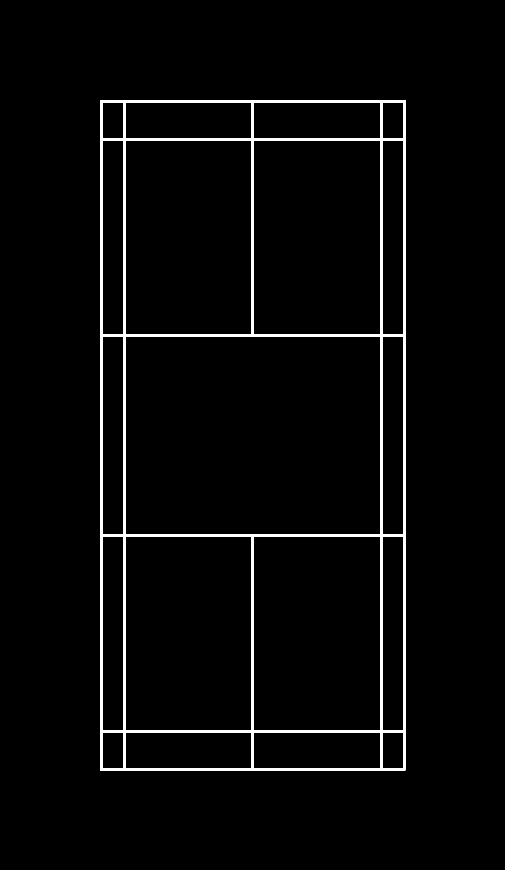
#> input picture Step1_Count_Detection/src/court_configurations/court_reference.png, 1010 x 1740 px (shown at 1/2 size)
$ python court_reference.py
#> lines starting #> are read from the running program, lines starting #| are printed output that depends on the picture; after the words box and inside, x2 and y2 are one past the last pixel; in counts of white or black regions, pixels touching at a corner belong together
import cv2
import numpy as np
import matplotlib.pyplot as plt


class CourtReference:
    """
    Court reference model
    """
    def __init__(self):
        """
        self.baseline_top = ((286, 561), (1379, 561))
        self.baseline_bottom = ((286, 2935), (1379, 2935))
        self.net = ((286, 1748), (1379, 1748))
        self.left_court_line = ((286, 561), (286, 2935))
        self.right_court_line = ((1379, 561), (1379, 2935))
        self.left_inner_line = ((423, 561), (423, 2935))
        self.right_inner_line = ((1242, 561), (1242, 2935))
        self.middle_line = ((832, 1110), (832, 2386))
        self.top_inner_line = ((423, 1110), (1242, 1110))
        self.bottom_inner_line = ((423, 2386), (1242, 2386))
        self.top_extra_part = (832.5, 580)
        self.bottom_extra_part = (832.5, 2910)
        """
        self.baseline_top = ((202, 202), (808, 202))
        self.baseline_bottom = ((202, 1538), (808, 1538))
        self.net = ((202, 870), (808, 870))
        self.left_court_line = ((202, 202), (202, 1538))
        self.right_court_line = ((808, 202), (808, 1538))
        self.left_inner_line = ((248, 202), (248, 1538))
        self.right_inner_line = ((762, 202), (762, 1538))
        self.middle_line = ((505, 202), (505, 1538))
        self.middle_line_top = ((505, 202), (505, 670))
        self.middle_line_bottom = ((505, 1070), (505, 1538))
        self.top_inner_line = ((202, 278), (808, 278))
        self.top_second_inner_line = ((202, 670), (808, 670))
        self.bottom_inner_line = ((202, 1462), (808, 1462))
        self.bottom_second_inner_line = ((202, 1070), (808, 1070))
        self.top_extra_part = (505, 202)
        self.bottom_extra_part = (505, 1538)

        self.court_conf = {1: [*self.baseline_top, *self.baseline_bottom],
                           2: [*self.baseline_top, *self.top_inner_line],
                           3: [*self.baseline_top, *self.top_second_inner_line],
                           4: [*self.baseline_top, *self.bottom_second_inner_line],
                           5: [*self.baseline_top, *self.bottom_inner_line],
                           6: [*self.top_inner_line, *self.top_second_inner_line],
                           7: [*self.top_inner_line, *self.bottom_second_inner_line],
                           8: [*self.top_inner_line, *self.bottom_inner_line],
                           9: [*self.top_inner_line, *self.baseline_bottom],
                           10: [*self.top_second_inner_line, *self.bottom_second_inner_line],
                           11: [*self.top_second_inner_line, *self.bottom_inner_line],
                           12: [*self.top_second_inner_line, *self.baseline_bottom],
                           13: [*self.bottom_second_inner_line, *self.bottom_inner_line],
                           14: [*self.bottom_second_inner_line, *self.baseline_bottom],
                           15: [*self.bottom_inner_line, *self.baseline_bottom],
                           16: [self.left_court_line[0], self.right_inner_line[0], self.left_court_line[1],
                                self.right_inner_line[1]],
                           17: [self.left_court_line[0], self.left_inner_line[0], self.left_court_line[1],
                                self.left_inner_line[1]],
                           18: [self.left_court_line[0], self.middle_line[0], self.left_court_line[1],
                                self.middle_line[1]],
                           19: [self.left_inner_line[0], self.right_court_line[0], self.left_inner_line[1],
                                self.right_court_line[1]],
                           20: [self.left_inner_line[0], self.right_inner_line[0], self.left_inner_line[1],
                                self.right_inner_line[1]],
                           21: [self.left_inner_line[0], self.middle_line[0], self.left_inner_line[1],
                                self.middle_line[1]],
                           22: [self.middle_line[0], self.right_court_line[0], self.middle_line[1],
                                self.right_court_line[1]],
                           23: [self.middle_line[0], self.right_inner_line[0], self.middle_line[1],
                                self.right_inner_line[1]],
                           24: [self.right_inner_line[0], self.right_court_line[0], self.right_inner_line[1],
                                self.right_court_line[1]],
                           25: [self.left_court_line[0], self.middle_line_top[0], self.middle_line_top[1], self.top_second_inner_line[0]],
                           26: [self.top_extra_part, self.right_court_line[0], self.top_second_inner_line[1], self.middle_line_top[1]],
                           27: [self.left_court_line[0], self.middle_line_top[0], self.middle_line_bottom[0], self.bottom_second_inner_line[0]],
                           28: [self.top_extra_part, self.right_court_line[0], self.bottom_second_inner_line[1], self.middle_line_bottom[0]],
                           29: [self.top_second_inner_line[0], self.middle_line_top[1], self.middle_line_bottom[0], self.bottom_second_inner_line[0]],
                           30: [self.middle_line_top[1], self.top_second_inner_line[1], self.bottom_second_inner_line[1], self.middle_line_bottom[0]],
                           31: [self.top_second_inner_line[0], self.middle_line_top[1], self.middle_line_bottom[1], self.baseline_bottom[0]],
                           32: [self.middle_line_top[1], self.top_second_inner_line[1], self.baseline_bottom[1], self.middle_line_bottom[1]],
                           33: [self.bottom_second_inner_line[0], self.middle_line_bottom[0], self.middle_line_bottom[1], self.baseline_bottom[0]],
                           34: [self.middle_line_bottom[0], self.bottom_second_inner_line[1], self.baseline_bottom[1], self.middle_line_bottom[1]],
                           35: [self.bottom_second_inner_line[0], self.middle_line_bottom[0], (505, 1462), self.bottom_inner_line[0]]}

        """
        self.court_conf = {1: [*self.baseline_top, *self.baseline_bottom],
                           2: [self.left_inner_line[0], self.right_inner_line[0], self.left_inner_line[1],
                               self.right_inner_line[1]],
                           3: [self.left_inner_line[0], self.right_court_line[0], self.left_inner_line[1],
                               self.right_court_line[1]],
                           4: [self.left_court_line[0], self.right_inner_line[0], self.left_court_line[1],
                               self.right_inner_line[1]],
                           5: [*self.top_inner_line, *self.bottom_inner_line],
                           6: [*self.top_inner_line, self.left_inner_line[1], self.right_inner_line[1]],
                           7: [self.left_inner_line[0], self.right_inner_line[0], *self.bottom_inner_line],
                           8: [self.right_inner_line[0], self.right_court_line[0], self.right_inner_line[1],
                               self.right_court_line[1]],
                           9: [self.left_court_line[0], self.left_inner_line[0], self.left_court_line[1],
                               self.left_inner_line[1]],
                           10: [self.top_inner_line[0], self.middle_line[0], self.bottom_inner_line[0],
                                self.middle_line[1]],
                           11: [self.middle_line[0], self.top_inner_line[1], self.middle_line[1],
                                self.bottom_inner_line[1]],
                           12: [*self.bottom_inner_line, self.left_inner_line[1], self.right_inner_line[1]]}
        """
        self.line_width = 1
        self.court_width = 610
        self.court_height = 1340
        self.top_bottom_border = 200
        self.right_left_border = 200
        self.court_total_width = self.court_width + self.right_left_border * 2
        self.court_total_height = self.court_height + self.top_bottom_border * 2

        self.court = cv2.cvtColor(cv2.imread('court_configurations/court_reference.png'), cv2.COLOR_BGR2GRAY)
#> self.court: shape (1740, 1010); 2.8% white; 1 white region, box (x1, y1, x2, y2) and area: (200, 200, 811, 1541) 49130

    # [31 lines left out: functions build_court_reference, get_important_lines, not called in this run]

    def get_extra_parts(self):
        parts = [self.top_extra_part, self.bottom_extra_part]
        return parts

    def save_all_court_configurations(self):
        """
        Create all configurations of 4 points on court reference
        """
        for i, conf in self.court_conf.items():
            c = cv2.cvtColor(255 - self.court, cv2.COLOR_GRAY2BGR)
            for p in conf:
                c = cv2.circle(c, p, 15, (0, 0, 255), 30)
            cv2.imwrite(f'court_configurations/court_conf_{i}.png', c)
#> this loop made 35 passes
#> pass 1, in save_all_court_configurations, `c = cv2.cvtColor(255 - self.court, cv2.COLOR_GRAY2BGR)`:
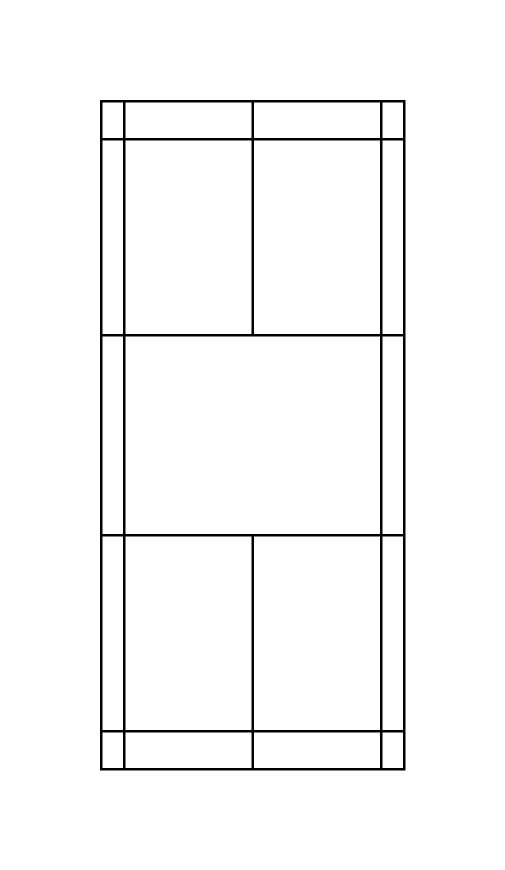
#> c: shape (1740, 1010, 3) (shown at 1/2 size); 97.2% white; 1 black region, box (x1, y1, x2, y2) and area: (200, 200, 811, 1541) 49130
#> pass 1, in save_all_court_configurations, `cv2.imwrite(f'court_configurations/court_conf_{i}.png', c)`:
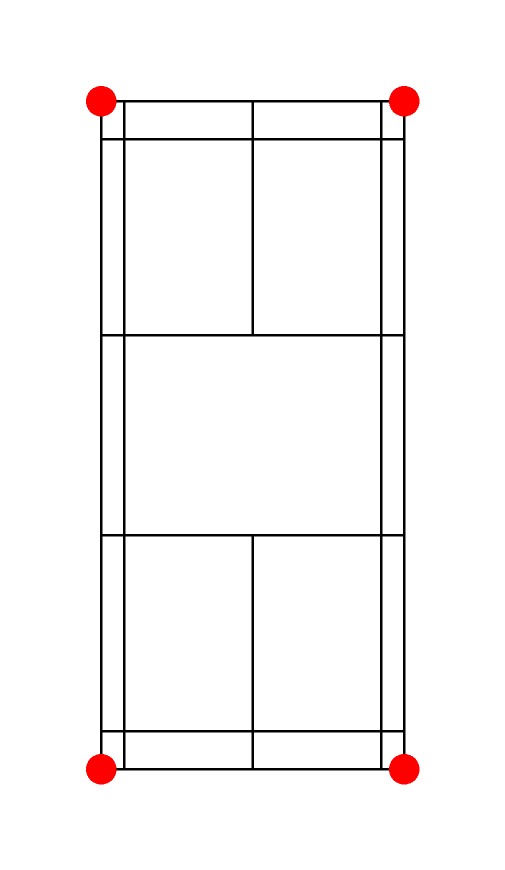
#> saved as court_conf_1.png: shape (1740, 1010, 3) (shown at 1/2 size); mean B, G, R 246.3, 246.3, 248
#> pass 2, in save_all_court_configurations, `cv2.imwrite(f'court_configurations/court_conf_{i}.png', c)`:
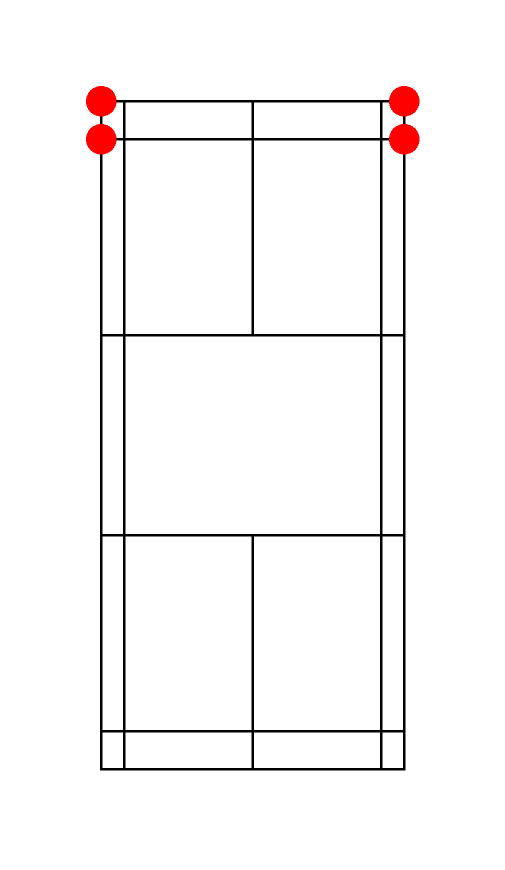
#> saved as court_conf_2.png: shape (1740, 1010, 3) (shown at 1/2 size); mean B, G, R 246.4, 246.4, 248.1

    # [15 lines left out: function get_court_mask, not called in this run]


if __name__ == '__main__':
    c = CourtReference()
    #c.build_court_reference()
    c.save_all_court_configurations()
